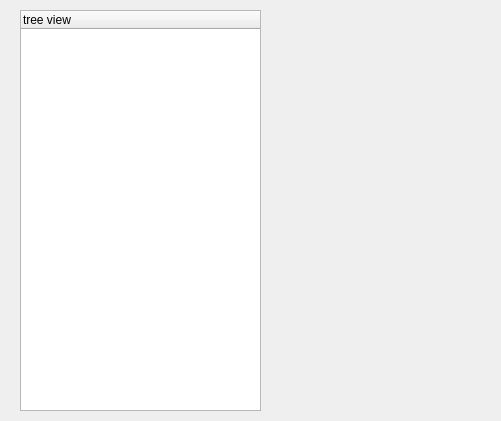
<?xml version="1.0" encoding="UTF-8"?>
<ui version="4.0">
 <class>MainWindow</class>
 <widget class="QMainWindow" name="MainWindow">
  <property name="geometry">
   <rect>
    <x>0</x>
    <y>0</y>
    <width>501</width>
    <height>421</height>
   </rect>
  </property>
  <property name="windowTitle">
   <string>MainWindow</string>
  </property>
  <widget class="QWidget" name="centralwidget">
   <widget class="QTreeWidget" name="treeWidget">
    <property name="geometry">
     <rect>
      <x>20</x>
      <y>10</y>
      <width>241</width>
      <height>401</height>
     </rect>
    </property>
    <column>
     <property name="text">
      <string>tree view</string>
     </property>
    </column>
   </widget>
  </widget>
 </widget>
 <resources/>
 <connections/>
</ui>
